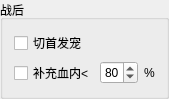
                  <widget class="QGroupBox" name="groupBox_35">
                   <property name="geometry">
                    <rect>
                     <x>231</x>
                     <y>324</y>
                     <width>159</width>
                     <height>86</height>
                    </rect>
                   </property>
                   <property name="title">
                    <string>战后</string>
                   </property>
                   <layout class="QVBoxLayout" name="verticalLayout_9">
                    <item>
                     <widget class="QCheckBox" name="chk_people_switch_primary_bb">
                      <property name="text">
                       <string>切首发宠</string>
                      </property>
                      <property name="checked">
                       <bool>false</bool>
                      </property>
                     </widget>
                    </item>
                    <item>
                     <layout class="QHBoxLayout" name="horizontalLayout_23">
                      <item>
                       <widget class="QCheckBox" name="chk_after_fight_people_supply">
                        <property name="text">
                         <string>补充血内&lt;</string>
                        </property>
                       </widget>
                      </item>
                      <item>
                       <layout class="QHBoxLayout" name="horizontalLayout_77">
                        <property name="spacing">
                         <number>6</number>
                        </property>
                        <item>
                         <widget class="QSpinBox" name="spin_count_after_fight_people_supply">
                          <property name="minimumSize">
                           <size>
                            <width>38</width>
                            <height>0</height>
                           </size>
                          </property>
                          <property name="value">
                           <number>80</number>
                          </property>
                         </widget>
                        </item>
                        <item>
                         <widget class="QLabel" name="label_87">
                          <property name="text">
                           <string>%</string>
                          </property>
                         </widget>
                        </item>
                       </layout>
                      </item>
                     </layout>
                    </item>
                   </layout>
                  </widget>
